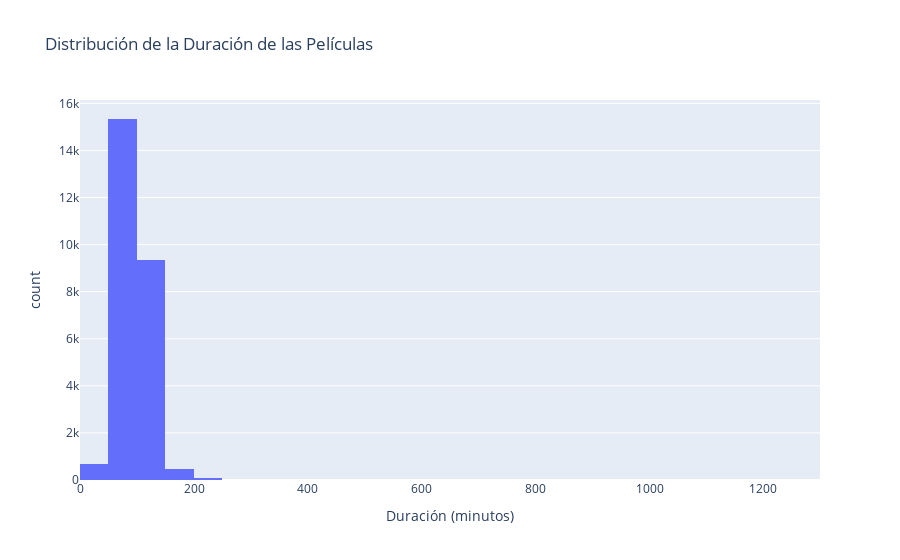

Notebook code for this chart:
### Code cell
fig = px.histogram(movies, x='runtime', nbins=30, title='Distribución de la Duración de las Películas',
                   labels={'runtime': 'Duración (minutos)'})

# Mostrar el gráfico
fig.show()

### Figure 1 — Plotly figure (JSON) as saved in the notebook; plotly's stock layout.template omitted (floating-point values rounded to 4 significant figures; data arrays with more than 128 entries replaced by an {"elided": "..."} marker saying what was removed)
{"data": [{"alignmentgroup": "True", "bingroup": "x", "hovertemplate": "Duración (minutos)=%{x}<br>count=%{y}<extra></extra>", "legendgroup": "", "marker": {"color": "#636efa", "pattern": {"shape": ""}}, "name": "", "nbinsx": 30, "offsetgroup": "", "orientation": "v", "showlegend": false, "type": "histogram", "x": {"elided": "26006 int values"}, "xaxis": "x", "yaxis": "y"}], "layout": {"barmode": "relative", "legend": {"tracegroupgap": 0}, "title": {"text": "Distribución de la Duración de las Películas"}, "xaxis": {"anchor": "y", "domain": [0, 1], "title": {"text": "Duración (minutos)"}}, "yaxis": {"anchor": "x", "domain": [0, 1], "title": {"text": "count"}}}}
